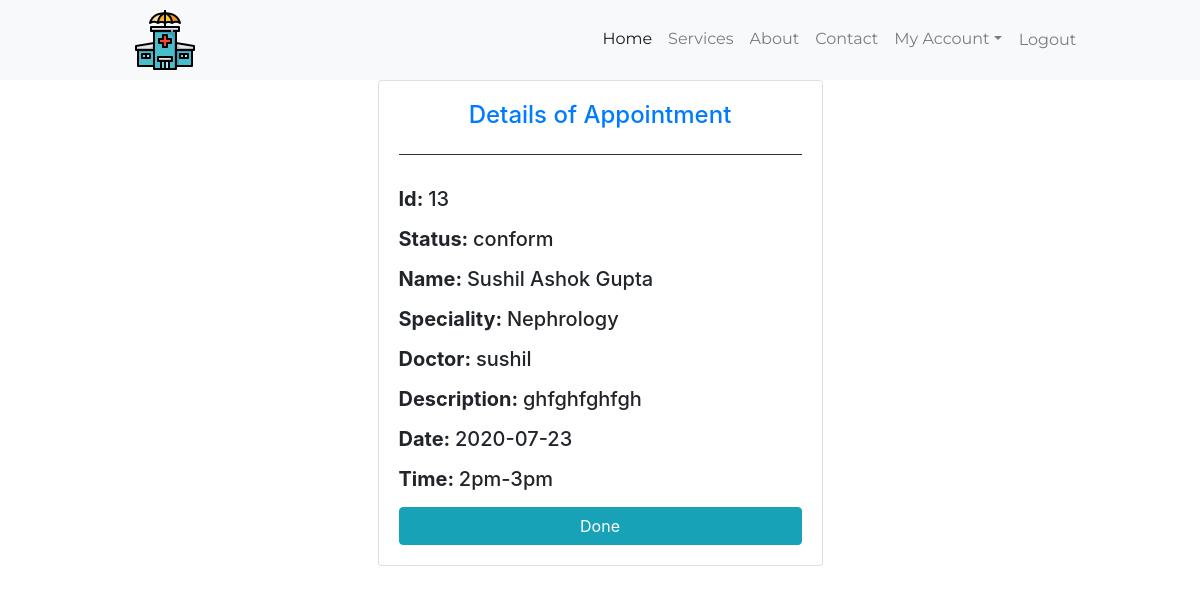
Screenshot of /ViewAppointments.php?id=13 with the database file from the repository.
### tables this page shows
CREATE TABLE `booking` (
  `bid` int(255) NOT NULL,
  `blocation` varchar(255) NOT NULL,
  `bspecial` varchar(255) NOT NULL,
  `bdoctor` varchar(255) NOT NULL,
  `bname` varchar(255) NOT NULL,
  `bemail` varchar(255) NOT NULL,
  `bcontact` varchar(255) NOT NULL,
  `bgender` varchar(255) NOT NULL,
  `bage` varchar(255) NOT NULL,
  `bdescription` varchar(255) NOT NULL,
  `bdate` date NOT NULL,
  `btime` varchar(255) NOT NULL,
  `bstatus` varchar(255) NOT NULL
);

### ViewAppointments.php (the view, shortened to what this page needs)
<?php
include 'DBcon.php';
$ids=$_GET['id'];
$sqlquery="select * from booking where bid ={$ids}";
$result=$con->query($sqlquery);
$arrdata= mysqli_fetch_array($result);
if($arrdata['bstatus']==0 || $arrdata['bstatus']==""){
    $arrdata['bstatus']="pending";
}
elseif($arrdata['bstatus']==1 ){
    $arrdata['bstatus']="conform";
}else{
    $arrdata['bstatus']="invalid";
}
?>
<!DOCTYPE html>
<html lang="en">
<head>
    <?php include 'AllLinks.php'?>
</head>
<body>
<nav class="navbar navbar-expand-lg navbar-light bg-light">
        <img src="./Icons/hospital.png" class="img-fluid" alt="">
      <div class="collapse navbar-collapse" id="collapsibleNavId">
        <ul class="navbar-nav ml-auto mt-2 mt-lg-0">
          <li class="nav-item active">
            <a class="nav-link" href="Index.php">Home <span class="sr-only">(current)</span></a>
          </li>
          <li class="nav-item">
            <a class="nav-link" href="#">Services</a>
          </li>
          <li class="nav-item">
            <a class="nav-link" href="#">About</a>
          </li>
          <li class="nav-item">
            <a class="nav-link" href="#">Contact</a>
          </li>
          <li class="nav-item dropdown">
            <a class="nav-link dropdown-toggle" href="#" id="dropdownId" data-toggle="dropdown" aria-haspopup="true" aria-expanded="false">My Account</a>
          </li>
          <li class="nav-item">
            <a class="nav-link btn btn-outline-light" href="Logout.php">Logout</a>
          </li>
        </ul>
      </div>
</nav>
<div class="container">
    <div class="row">
        <div class="col-md-5 mx-auto">
            <div class="card">
                <div class="card-body">
                    <div class="row">
                        <div class="col text-primary text-center">
                           <h4>Details of Appointment</h4>
                        </div>
                    </div>
                    <div class="row">
                        <div class="col">
                           <hr class="bg-dark">
                        </div>
                    </div>
                    <form action="">
                        <div class="row mt-2">
                            <div class="col">
                                <h5><b>Id: </b><?php echo $arrdata['bid']; ?></h5>
                            </div>
                        </div>
                        <div class="row mt-2">
                            <div class="col">
                                <h5><b>Status: </b><?php echo $arrdata['bstatus'];?></h5>
                            </div>
                        </div>
                        <div class="row mt-2">
                            <div class="col">
                                <h5><b>Name: </b><?php echo $arrdata['bname'];?></h5>
                            </div>
                        </div>
                        <div class="row mt-2">
                            <div class="col">
                                <h5><b>Speciality: </b><?php echo $arrdata['bspecial'];?></h5>
                            </div>
                        </div>
                        <div class="row mt-2">
                            <div class="col">
                                <h5><b>Doctor: </b><?php echo $arrdata['bdoctor'];?></h5>
                            </div>
                        </div>
                        <div class="row mt-2">
                            <div class="col">
                                <h5><b>Description: </b><?php echo $arrdata['bdescription'];?></h5>
                            </div>
                        </div>
                        <div class="row mt-2">
                            <div class="col">
                                <h5><b>Date: </b><?php echo $arrdata['bdate'];?></h5>
                            </div>
                        </div>
                        <div class="row mt-2">
                            <div class="col">
                                <h5><b>Time: </b><?php echo $arrdata['btime'];?></h5>
                            </div>
                        </div>
                        <div class="row mt-2">
                            <div class="col">
                                <a href="Index.php" class="btn btn-info btn-block">Done</a>
                            </div>
                        </div>
                    </form>
                </div>
            </div>
        </div>
    </div>
</div>
</body>
</html>

### nav.css (style rules this page uses)
* { margin: 0%; padding: 0%; }
.navbar img { margin-left: 10%; }
.collapse ul { margin-right: 10% !important; }
.navbar-nav a { font-family:Montserrat; }

### rows the page displays
booking: bid "13", bname "Sushil Ashok Gupta", bspecial "Nephrology", bdoctor "sushil", bdescription "ghfghfghfgh", bdate "2020-07-23", btime "2pm-3pm"

### other values shown
$arrdata['bstatus'] "conform"
